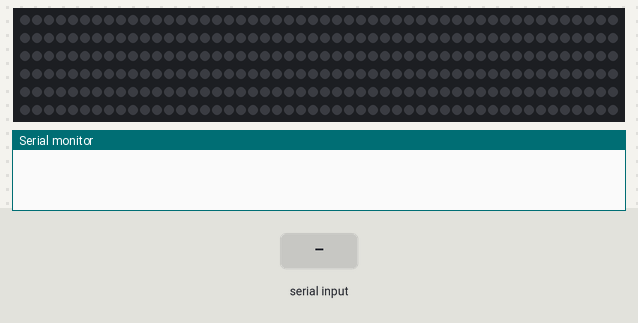
The sketch below on a simulated Arduino Uno, built with avr-gcc and run on an emulated ATmega328P. On the bench: 300 RGB LEDs in strip order, left to right, continuing on the next row, the last lines printed to the serial monitor. Inputs (shaded band) come from the test bench. Dim RGB values are drawn brighter than linear.

Above: at 1.2 s.
1.3 s: "f" received over Serial
At 1.46 s:
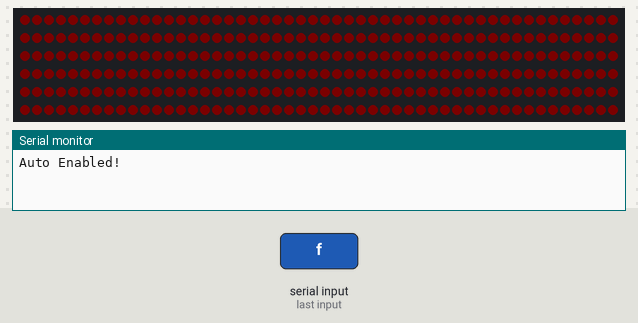
At 2.37 s:
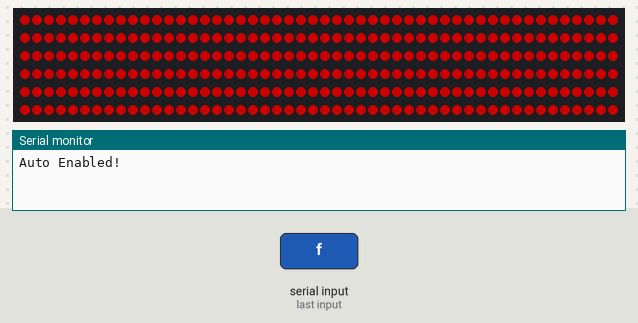
3.7 s: "b" received over Serial
Timing chart, 0 to 6.7 s (numbered marks = the images above; inputs shaded):
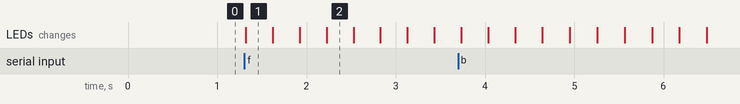

Measured:
- after the input at 1.3 s, the LEDs: change at once (image 1)

The sketch:

combination2.ino
```cpp
#include <Adafruit_NeoPixel.h>

#define PIN 6 // the Data Pin for the strip.
#define NUMPIXELS 300 // how many pixels are on the strip

Adafruit_NeoPixel strip1 = Adafruit_NeoPixel(NUMPIXELS, PIN, NEO_GRB + NEO_KHZ800);

int incoming;
boolean isBouncing = false;
boolean isFading = false;
boolean isCarnival = false;
boolean redAlliance = true;


void setup() {
  // put your setup code here, to run once:
  strip1.begin();
  strip1.show();
  Serial.begin(115200);

}

void loop() {
  if (Serial.available() > 0) {
    incoming = Serial.read(); // reads the next thing sent on the serial line.
    if (incoming == 'f') {
      Serial.println ("Auto Enabled!");
     isFading = true;
     isCarnival = false;
     isBouncing = false;
    }
    if (incoming == 'b') {
      Serial.println ("Auto Enabled!");
      isBouncing = true;
      isCarnival = false;
      isFading = false;
    }
    if (incoming == 'c') {
      Serial.println ("Auto Enabled!");
      isCarnival = true;
      isFading = false;
      isBouncing = false;
    }
          if (incoming == 'r') {
      Serial.println ("Auto Enabled!");
     redAlliance = true;
    }
    if (incoming == 'n') {
      Serial.println ("Auto Enabled!");
      redAlliance = false;
    }
  }

  if (isBouncing){
      if (!redAlliance){
        bounce(0,0,156,5);
    }
     if (redAlliance){
        bounce(156,0,0,5);
    }
  }
  if (isFading){
    if (!redAlliance){
     fade(0,0,156,10);
    }
     if (redAlliance){
        fade(156,0,0,10);
    }
  }
  if (isCarnival){
    if (!redAlliance){
     carnival(0,0,156,55);
    }
       if (redAlliance){
        carnival(156,0,0,55);
    }
  }
}
void fade(int r,int g,int b, int wait){
  for(int q = 1; q <= 64; q += 1){
  for(int i = 0; i < strip1.numPixels(); i+=1){
    strip1.setPixelColor(i, strip1.Color((q*r)/50,(q*g)/50,(q*b)/50));
  }
  strip1.show();
  delay(wait);
  }
  for(int q = 63; q >= 0; q -= 1){
  for(int i = 0; i < strip1.numPixels(); i+=1){
    strip1.setPixelColor(i, strip1.Color((q*r)/50,(q*g)/50,(q*b)/50));

  }
  strip1.show();
  delay(wait);
  }
}
void bounce(int r, int g, int b, int wait){
  for (int i = 299; i > 0; i = i -1){
    strip1.setPixelColor(i,strip1.Color(r,g,b));
    strip1.show();
    delay(wait);
    strip1.setPixelColor(i,strip1.Color(0,0,0));

  }

  for (int i = 0; i < 299; i = i +1){
     strip1.setPixelColor(i,strip1.Color(r,g,b));
    strip1.show();
    delay(wait);
    strip1.setPixelColor(i,strip1.Color(0,0,0));
    }
  }
void carnival(int r,int g,int b, int wait){
   for(int c = 0; c < 3; c++){
  for(int i = 0; i < strip1.numPixels(); i+=3){
    strip1.setPixelColor(i+c, strip1.Color(r,g,b));
    strip1.setPixelColor(i+c-1, strip1.Color(0,0,0));

  }
  strip1.show();
    delay(wait);
  }
}
```
